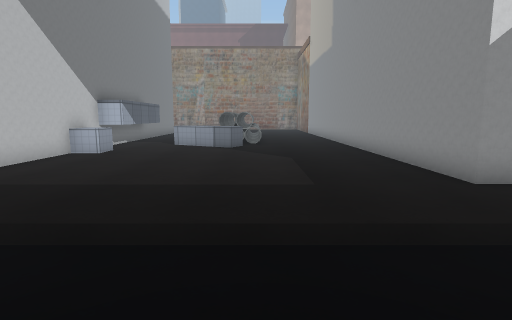
[1] (above)

18 first-person views from a walk through a 3-D level made in the Unity game engine. The camera is 1.5 m above the floor, tilts 8° down and sees 80° across. The floor is counted in squares, 1 m on a side. Each view is taken from the middle of a square. On the plan, view 1 faces up. The plan holds only what a view shows up to about 15 squares ahead; the rest is blank. The place goes on beyond the plan. The player is left out. Some surface patterns are stand-ins.

[2]
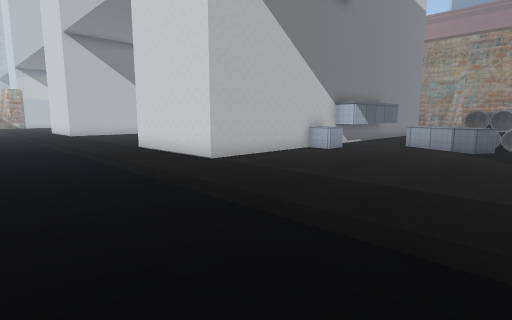

[3]
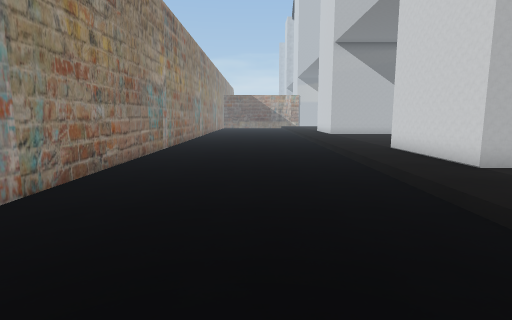

[4]
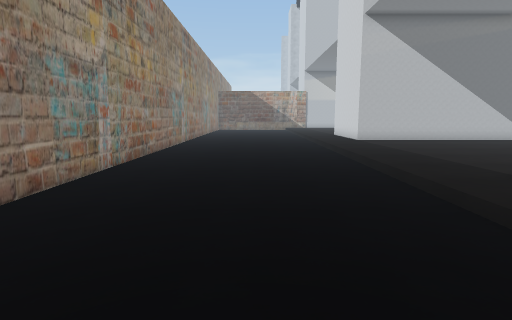

[5]
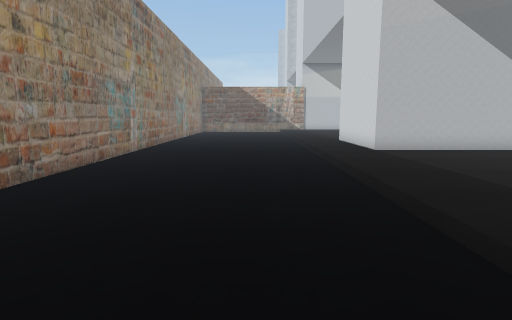

[6]
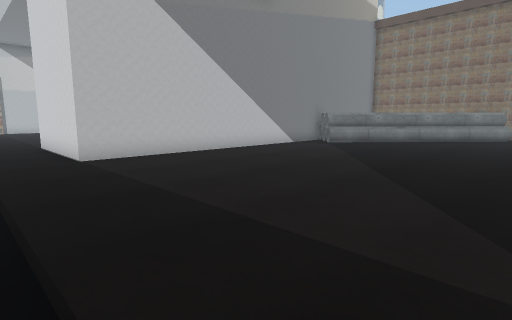

[7]
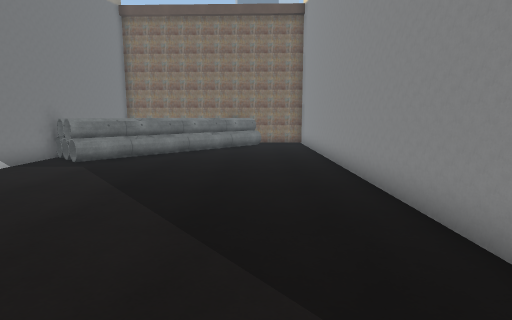

[8]
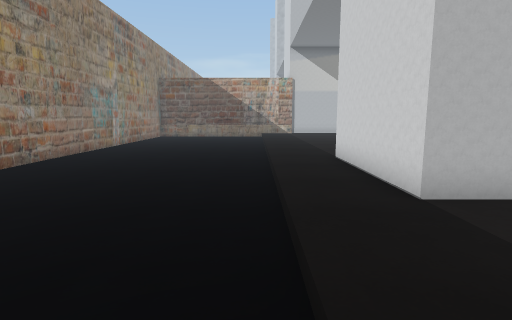

[9]
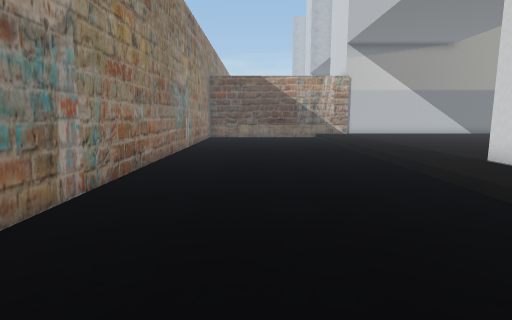

[10]
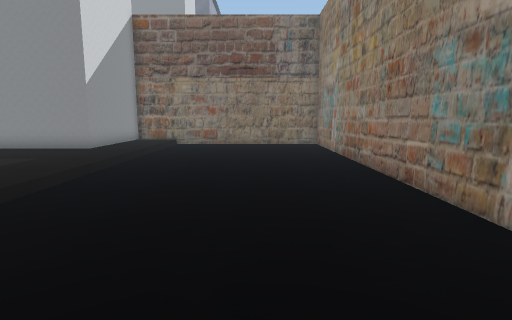

[11]
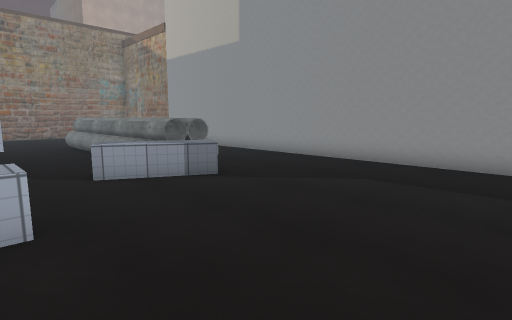

[12]
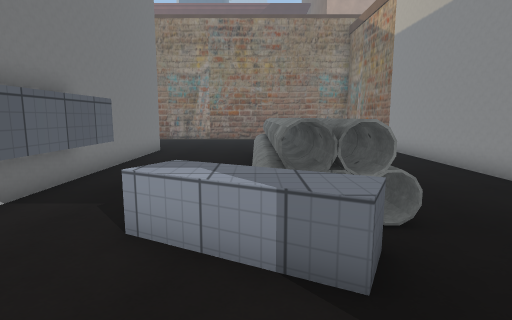

[13]
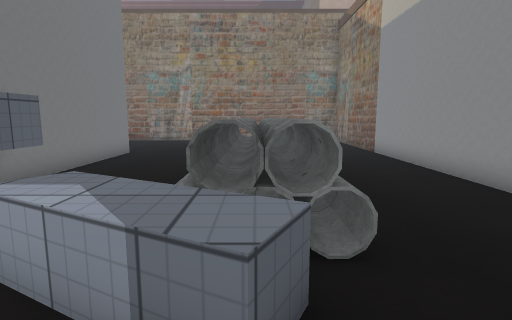

[14]
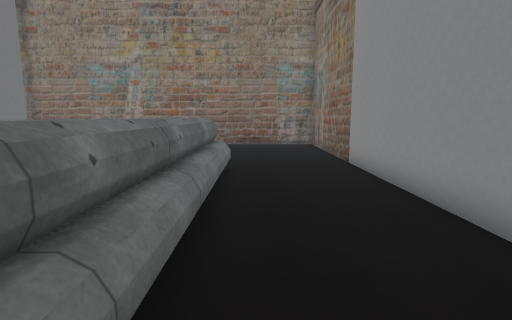

[15]
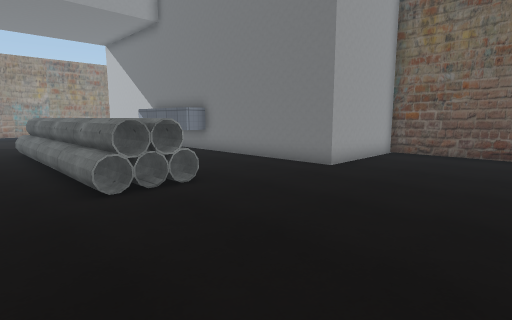

[16]
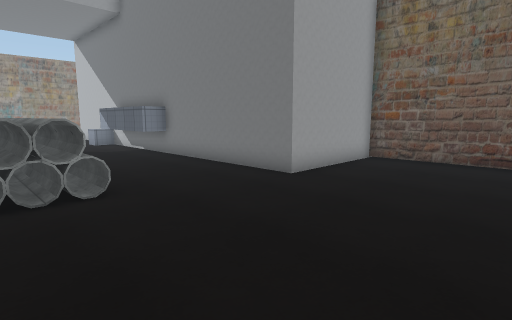

[17]
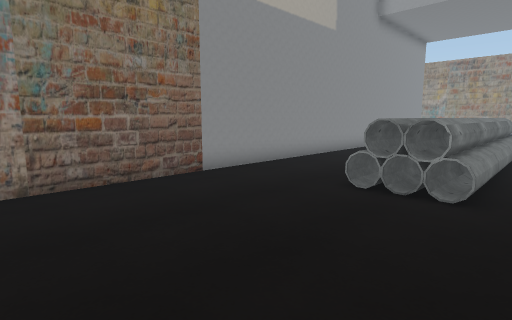

[18]
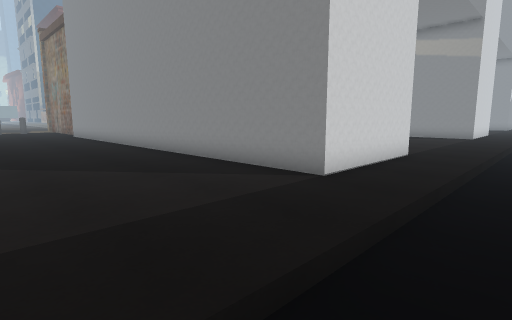

### Floor plan
Key: @ floor where view 1 was taken; # wall or solid block; . main floor; - floor 0.25 m lower than the main floor; = window, fence, low wall or low ledge; ^ raised ledge.
Columns run from 33 left of view 1 to 7 right of it. Each row starts with its distance up from view 1.
 29                            ..........#
 28                       #..............#
 27                       #..............#
 26                       #..............#
 25                       #..............#
 24                       #####..........#
 23                           #....^^^...#
 22                  ##=      #....^^^...#
 21                 ##=...#   #....^^^...#
 20    ..          ##=....#   #....^^^...#
 19    ...        ##=.....#   #....^^^...#
 18    ....#   ####=......#   #....^^^...#
 17   .....#   ###=.......#   ##...^^^...#
 16   .....#   #.#........#    #...^^^...#
 15   .....#   #..........#    #..=^^^...#
 14   .....#   #..........#    #.=^^^^...#
 13   .....#   #..........#    #..=^^....#
 12   .....#   #..........#   #..........#
 11   .....#   #..........#   #^.........#
 10 .......#   #..........#   #..........#
  9 .......#   #..........#   #..........#
  8 .......#   #..........    #..........#
  7 .......#   #..........    #..........#
  6 .......#####..........#####..........####
  5 ........................................
  4 ........................................
  3 -----------------------------------------
  2 -----------------------------------------
  1 -----------------------------------------
  0 ---------------------------------@-------
 -1 -----------------------------------------
 -2 -----------------------------------------
 -3 -----------------------------------------
 -4 -----------------------------------------
 -5 #########################################

Where each view was taken, in squares from view 1:
view 1: 0 up, 0 right, facing up
view 2: 0 up, 1 right, facing up-left
view 3: 0 up, 1 right, facing left
view 4: 0 up, 5 left, facing left
view 5: 1 up, 10 left, facing left
view 6: 3 up, 12 left, facing up-left
view 7: 6 up, 14 left, facing up
view 8: 3 up, 17 left, facing left
view 9: 1 down, 18 left, facing left
view 10: 1 down, 8 left, facing right
view 11: 6 up, 6 left, facing up-right
view 12: 10 up, 2 left, facing up
view 13: 11 up, 1 left, facing up
view 14: 14 up, 1 right, facing up
view 15: 29 up, 2 right, facing down-left
view 16: 29 up, 0 right, facing down-left
view 17: 29 up, 3 left, facing down-right
view 18: 2 up, 32 left, facing up-right
